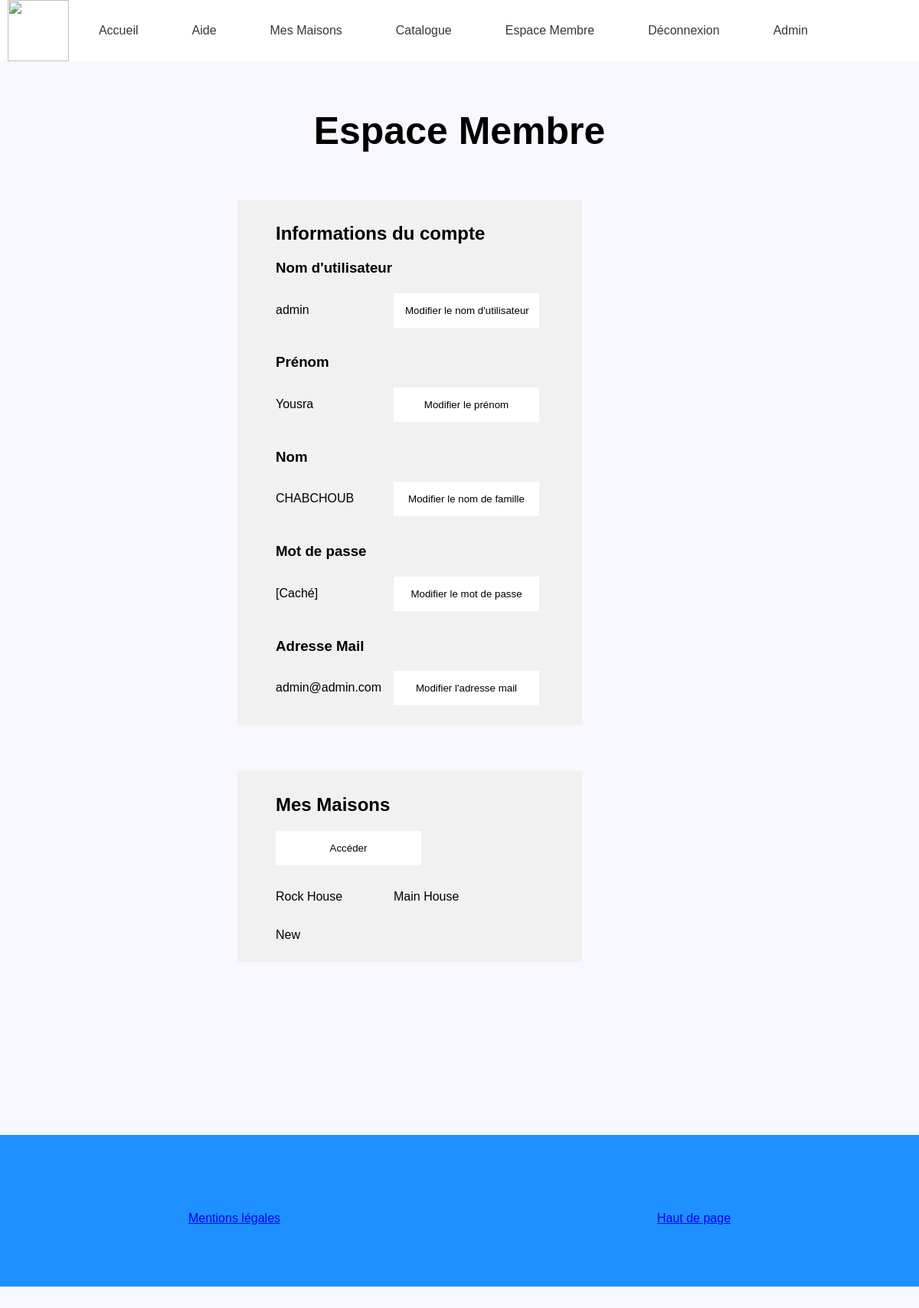
/index.php?page=member (signed in), run on the app's committed database.
### tables this page shows
CREATE TABLE IF NOT EXISTS `users` (
  `user_id` int(8) NOT NULL AUTO_INCREMENT,
  `user_name` varchar(30) NOT NULL,
  `user_lastname` varchar(32) DEFAULT NULL,
  `user_firstname` varchar(32) DEFAULT NULL,
  `user_pass` varchar(255) NOT NULL,
  `user_email` varchar(255) NOT NULL,
  `user_date` datetime NOT NULL,
  PRIMARY KEY (`user_id`),
  UNIQUE KEY `user_name_unique` (`user_name`)
);

CREATE TABLE IF NOT EXISTS `houselinks` (
  `houselink_id` int(11) NOT NULL AUTO_INCREMENT,
  `house_id` int(11) NOT NULL,
  `user_id` int(11) NOT NULL,
  PRIMARY KEY (`houselink_id`)
);

CREATE TABLE IF NOT EXISTS `houses` (
  `house_id` int(11) NOT NULL AUTO_INCREMENT,
  `house_name` varchar(32) NOT NULL,
  `admin_id` varchar(32) NOT NULL,
  PRIMARY KEY (`house_id`)
);

### member.php (the view)
<?php
$bdd = new PDO('mysql:host=127.0.0.1;dbname=jabasof', 'root', '',array (PDO::MYSQL_ATTR_INIT_COMMAND => 'SET NAMES \'UTF8\''));
?>
<link rel="stylesheet" type="text/css" href="member.css">
<center><h2 style="font-family:sans-serif; color: black; font-size: 50px;">Espace Membre</h2></center>
    <div class="container">
        <div class="subcontainers">
            <?php
            if (isset($_GET['id']) AND $_SESSION['user_id']==1){
                $userid = htmlspecialchars($_GET['id']);
            }else{
                $userid = htmlspecialchars($_SESSION['user_id']);
            }
            $getinfos = $bdd->query("SELECT * FROM `users`
                                                    WHERE users.user_id = ".$userid);
            while($result=$getinfos->fetch()){
                echo
                    '
                        <h2>Informations du compte</h2>
                            <h3>Nom d\'utilisateur</h3>
                            <p>'.$result['user_name'].'</p>
                            <form action="?page=memberedit&value=user_name&id='.$userid.'" method="post">
                                <input type="submit" value="Modifier le nom d\'utilisateur" />
                            </form>
                            <h3>Prénom</h3>
                            <p>'.$result['user_firstname'].'</p>
                            <form action="?page=memberedit&value=user_firstname&id='.$userid.'" method="post">
                                <input type="submit" value="Modifier le prénom" />
                            </form>
                            <h3>Nom</h3>
                            <p>'.$result['user_lastname'].'</p>
                            <form action="?page=memberedit&value=user_lastname&id='.$userid.'" method="post">
                                <input type="submit" value="Modifier le nom de famille" />
                            </form>
                            <h3>Mot de passe</h3>
                            <p>[Caché]</p>
                            <form action="?page=memberedit&value=user_pass&id='.$userid.'" method="post">
                                <input type="submit" value="Modifier le mot de passe" />
                            </form>
                            <h3>Adresse Mail</h3>
                            <p>'.$result['user_email'].'</p>
                            <form action="?page=memberedit&value=user_email&id='.$userid.'" method="post">
                                <input type="submit" value="Modifier l\'adresse mail" />
                            </form>
                '
                ;
            }
            ?>
        </div>
        <div class="subcontainers">
            <h2>Mes Maisons</h2>
            <?php
            if (isset($_GET['id']) AND $_SESSION['user_id']==1){
                echo '
                <form action="?page=houses&id='.$userid.'" method="post">
                    <input type="submit" value="Accéder">
                </form><br>
            ';
            }else{
                echo '
                <form action="?page=houses" method="post">
                    <input type="submit" value="Accéder">
                </form><br>
            ';
            }
            $gethouses = $bdd->query("SELECT * FROM `users`
                                                    INNER JOIN `houselinks` ON users.user_id = houselinks.user_id
                                                    INNER JOIN `houses` ON houses.house_id = houselinks.house_id
                                                    WHERE users.user_id =".$userid);
            while($result=$gethouses->fetch()){
                echo
                '
                        <p>'.$result['house_name'].'</p>
                '
                ;
            }
            ?>
        </div>
    </div>

### header.css (style rules this page uses)
html { box-sizing: border-box; }
*, *:before, *:after { box-sizing: inherit; }
html, body { margin:0; padding:0; }
body { background: ghostwhite; }
h3,h2,h1,p { font-family: sans-serif; }

### member.css (style rules this page uses)
.container { padding-top: 10px; padding-right: 10px; padding-left: 100px; padding-bottom: 10px; margin-top: 10px; margin-right: 200px; margin-left: 200px; margin-bottom: 50px; }
.subcontainers { vertical-align: top; padding-top: 10px; padding-right: 10px; padding-left: 50px; padding-bottom: 10px; margin-top: 10px; margin-right: 10px; margin-left: 10px; margin-bottom: 50px; background : #f1f1f1; width : 450px; display : inline-block; }
p, form { display: inline-block; }
p { width : 150px; }
input { width : 190px; padding : 15px 15px 15px 15px; border : none; background: #FFFFFF; }

### data on the page
users: user_name "admin", user_firstname "Yousra", user_lastname "CHABCHOUB", user_email "admin@admin.com"
houselinks: house.house_name "Rock House"
houselinks: house.house_name "Main House"
houselinks: house.house_name "New"
